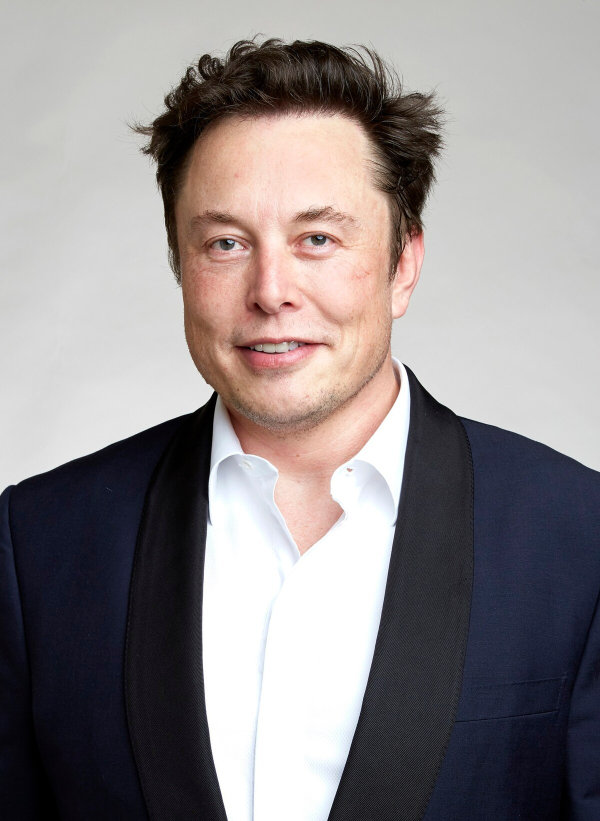
#> input picture python/opencv/faces/elon musk/Elon_Musk_Royal_Society_crop.jpg, 1200 x 1642 px, found by its file name (shown at 1/2 size)
$ python face_recognition.py
#> lines starting #> are read from the running program, lines starting #| are printed output that depends on the picture
import cv2 as cv
import numpy as np
import os

#create a list
list1=['elon musk','Narendra modi']
print(list1)
dir= r'C:\Users\kkamb\OneDrive\Desktop\code_learn\python\opencv\faces'

features=[]
label=[]

def create_train():
    #for finding  directory of a person
    for person in list1:
        path=os.path.join(dir,person)
        lab=list1.index(person)
        print(lab)
        print(person)
     #for finding the image directory in the folder
        for image in os.listdir(path):
            image_path=os.path.join(path, image)
            print(image_path)

            #image into the grayscle for image process
            img_array=cv.imread(image_path)
#> img_array is the input picture: shape (1642, 1200, 3); mean B, G, R 137.7, 136.8, 142.9
            gray=cv.cvtColor(img_array,cv.COLOR_BGR2GRAY)
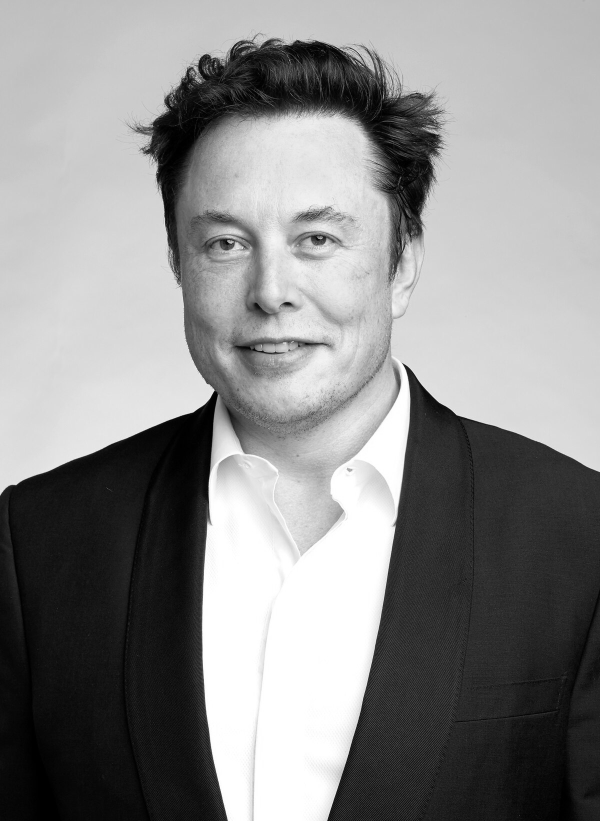
#> gray: shape (1642, 1200) (shown at 1/2 size); min 0, max 255, mean 138.7
#> pass 2 of the loop in create_train, `for person in list1:`:
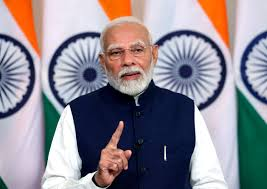
#> input picture python/opencv/faces/Narendra modi/narendra1.jpg, 267 x 189 px, found by its file name
#> in create_train, img_array is the input picture: shape (189, 267, 3); mean B, G, R 144.7, 135.9, 140.8
#> in create_train, `gray=cv.cvtColor(img_array,cv.COLOR_BGR2GRAY)`:
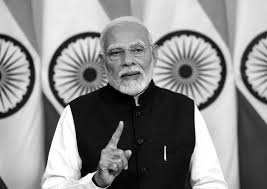
#> gray: shape (189, 267); min 0, max 255, mean 138.4
#load the haarscade
    cascade_image=cv.CascadeClassifier(r'C:\Users\kkamb\OneDrive\Desktop\code_learn\python\opencv\haarcascade_frontalface_default.xml')

#detect the face
    face_detect=cascade_image.detectMultiScale(gray,scaleFactor=1.1,minNeighbors=3)
#> face_detect = [[116, 22, 57, 57]]
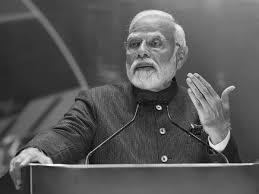
#> gray: shape (194, 259); min 1, max 253, mean 88.4

   # to crop the image face
    for (x,y,w,h) in face_detect:
        face_roi=gray[y:y+h,x:x+h]
        features.append(face_roi)
        label.append(lab)
        print(label)
#> this loop made 1 pass
#| [1]
#> pass 1, in create_train, `face_roi=gray[y:y+h,x:x+h]`:
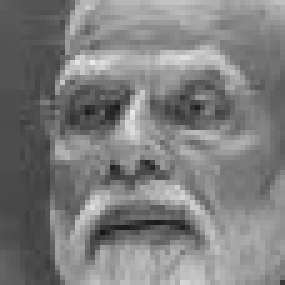
#> face_roi: shape (57, 57) (shown 5 times larger); min 22, max 234, mean 125.3
#> after the loop, features = 1 item; label = [1]

#call the function
create_train()

print(f'length of the label: {len(label)}')
#| length of the label: 1

print(f'length of the features: {len(features)}')
#| length of the features: 1

features=np.array(features)
label=np.array(label)
#create a instance of face
face_recognition=cv.face.LBPHFaceRecognizer_create()
#train the recognizer of giving labels and features list
face_recognition.train(features,label)


face_recognition.save('face_trained.yml')
np.save('features.npy',features)
np.save('labels.npy',label)
# [7 lines of commented-out code are left out]
